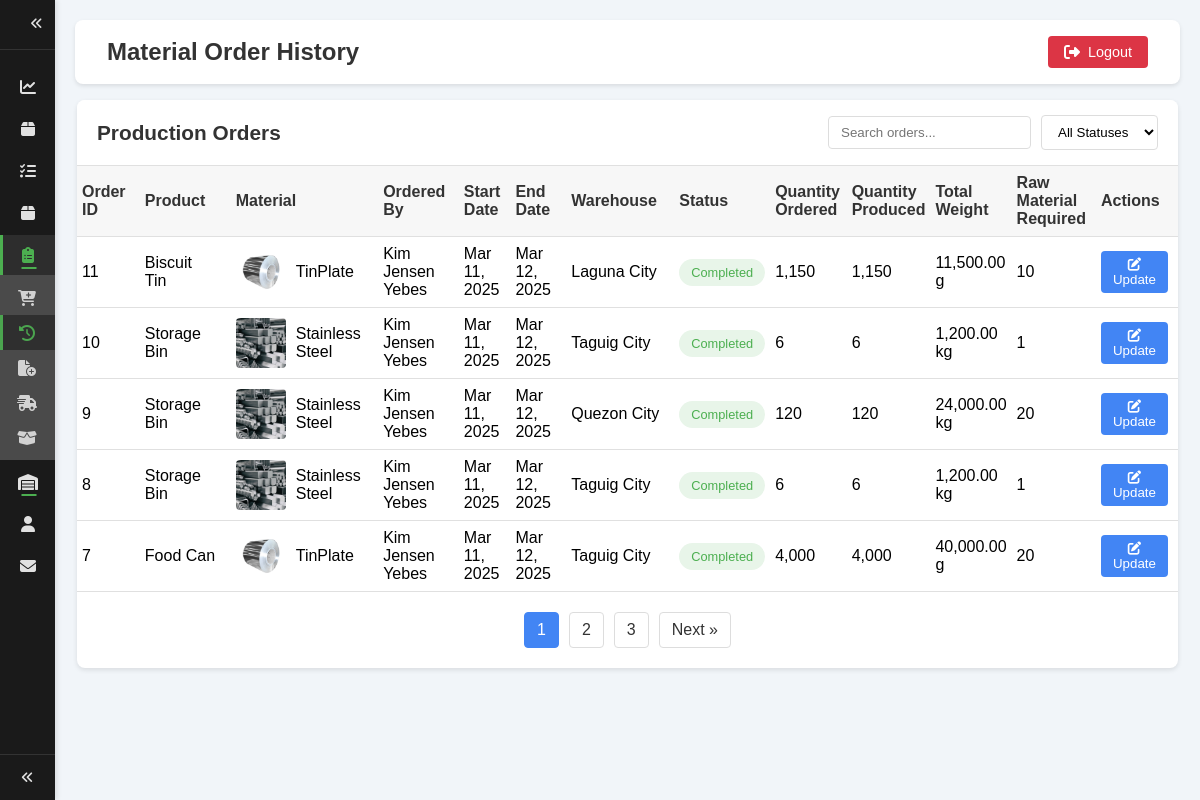
The page /employee/materialOrderHistory.php (signed in) on the database its author committed.
### tables this page shows
CREATE TABLE `productionorders` (
  `OrderID` int(11) NOT NULL,
  `ProductID` int(11) NOT NULL,
  `EmployeeID` int(11) NOT NULL,
  `StartDate` datetime NOT NULL,
  `EndDate` datetime DEFAULT NULL,
  `Status` enum('Planned','In Progress','Completed','Cancelled') NOT NULL DEFAULT 'Planned',
  `QuantityOrdered` int(11) NOT NULL,
  `QuantityProduced` int(11) NOT NULL DEFAULT 0,
  `Delivery_Status` tinyint(1) NOT NULL,
  `warehouseID` int(11) DEFAULT NULL
);

CREATE TABLE `products` (
  `ProductID` int(11) NOT NULL,
  `ProductName` varchar(100) NOT NULL,
  `Category` varchar(45) DEFAULT NULL,
  `Weight` decimal(10,2) DEFAULT NULL,
  `ProductionCost` decimal(10,2) DEFAULT NULL,
  `SellingPrice` decimal(10,2) DEFAULT NULL,
  `LocationID` int(11) DEFAULT NULL,
  `MaterialID` int(11) DEFAULT NULL,
  `minimum_quantity` int(11) NOT NULL,
  `product_img` varchar(255) DEFAULT NULL,
  `weight_unit` varchar(32) NOT NULL
);

CREATE TABLE `rawmaterials` (
  `MaterialID` int(11) NOT NULL,
  `MaterialName` varchar(100) NOT NULL,
  `SupplierID` int(11) DEFAULT NULL,
  `QuantityInStock` int(11) DEFAULT NULL,
  `UnitCost` decimal(10,2) DEFAULT NULL,
  `LastRestockedDate` date DEFAULT NULL,
  `MinimumStock` int(11) DEFAULT NULL,
  `raw_warehouse` varchar(255) NOT NULL,
  `raw_material_img` varchar(255) NOT NULL
);

CREATE TABLE `products_warehouse` (
  `productLocationID` int(11) NOT NULL,
  `productWarehouse` varchar(45) NOT NULL,
  `Section` varchar(45) NOT NULL,
  `Capacity` int(11) NOT NULL,
  `warehouse_weight_unit` varchar(32) NOT NULL,
  `current_usage` decimal(10,2) DEFAULT 0.00,
  `remaining_capacity` decimal(10,2) GENERATED ALWAYS AS (`Capacity` - `current_usage`) STORED
);

### employee/materialOrderHistory.php (the view, shortened to what this page needs)
<?php
require_once '../layouts/employeeSidebar.php';
require_once '../layouts/employeeHeader.php';
?>
<!DOCTYPE html>
<html lang="en">
<head>
    <link rel="stylesheet" href="../assets/css/eminventory.css">
    <link rel="stylesheet" href="https://cdnjs.cloudflare.com/ajax/libs/font-awesome/6.4.0/css/all.min.css">
</head>
<body>
    <div class="content-wrapper">
        <div class="table-container">
            <div class="table-top">
                <h2>Production Orders</h2>
                <div class="search-container">
                    <input type="text" id="searchInput" placeholder="Search orders...">
                    <select class="filter-dropdown" id="statusFilter">
                        <option value="">All Statuses</option>
                    </select>
                </div>
            </div>
            <div class="table-responsive">
                <table id="ordersTable">
                    <thead>
                    <tr>
                        <th class="order-id">Order ID</th>
                        <th class="product">Product</th>
                        <th class="material">Material</th>
                        <th class="ordered-by">Ordered By</th>
                        <th class="start-date">Start Date</th>
                        <th class="end-date">End Date</th>
                        <th class="warehouse">Warehouse</th>
                        <th class="status">Status</th>
                        <th class="qty-ordered">Quantity Ordered</th>
                        <th class="qty-produced">Quantity Produced</th>
                        <th class="total-weight">Total Weight</th>
                        <th class="raw-material-required">Raw Material Required</th>
                        <th class="actions">Actions</th>
                    </tr>
                    </thead>
                    <tbody>
                    <?php
                    require_once '../server/database.php';
                    $items_per_page = 5;
                    $current_page = isset($_GET['page']) ? (int)$_GET['page'] : 1;
                    $offset = ($current_page - 1) * $items_per_page;
                    $query = "
                        SELECT
                            po.OrderID,
                            p.ProductID,
                            p.ProductName,
                            r.MaterialID,
                            r.MaterialName,
                            r.raw_material_img,
                            CONCAT(e.FirstName, ' ', e.LastName) AS EmployeeName,
                            po.StartDate,
                            po.EndDate,
                            pw.productWarehouse AS Warehouse,
                            po.Status,
                            po.QuantityOrdered,
                            po.QuantityProduced,
                            (p.Weight * po.QuantityOrdered) AS TotalWeight,
                            p.weight_unit,
                            p.minimum_quantity -- Ratio for calculating raw material required
                        FROM
                            productionorders po
                        JOIN
                            products p ON po.ProductID = p.ProductID
                        JOIN
                            rawmaterials r ON p.MaterialID = r.MaterialID
                        JOIN
                            employees e ON po.EmployeeID = e.EmployeeID
                        JOIN
                            products_warehouse pw ON po.warehouseID = pw.productLocationID
                        ORDER BY
                            po.OrderID DESC
                        LIMIT ? OFFSET ?
                    ";
                    $total_query = "SELECT COUNT(*) as total FROM productionorders";
                    $total_result = $conn->query($total_query);
                    $total_rows = $total_result->fetch_assoc()['total'];
                    $total_pages = ceil($total_rows / $items_per_page);
                    $stmt = $conn->prepare($query);
                    $stmt->bind_param("ii", $items_per_page, $offset);
                    $stmt->execute();
                    $result = $stmt->get_result();
                    if ($result && $result->num_rows > 0) {
                        while ($row = $result->fetch_assoc()) {
                            $statusClass = '';
                            switch ($row['Status']) {
                                case 'Completed':
                                    $statusClass = 'status-completed';
                                    break;
                            }
                            $startDate = date('M d, Y', strtotime($row['StartDate']));
                            $endDate = $row['EndDate'] ? date('M d, Y', strtotime($row['EndDate'])) : 'N/A';
                            $totalWeight = number_format($row['TotalWeight'], 2) . ' ' . $row['weight_unit'];
                            $rawMaterialRequired = ceil($row['QuantityOrdered'] / $row['minimum_quantity']);
                            echo "<tr>";
                            echo "<td class='order-id'>{$row['OrderID']}</td>";
                            echo "<td class='product'>{$row['ProductName']}</td>";
                            echo "<td class='material'>
                                    <div style='display: flex; align-items: center;'>
                                        <img src='../assets/imgs/{$row['raw_material_img']}' class='material-img' alt='{$row['MaterialName']}'>
                                        <span style='margin-left: 10px;'>{$row['MaterialName']}</span>
                                    </div>
                                </td>";
                            echo "<td class='ordered-by'>{$row['EmployeeName']}</td>";
                            echo "<td class='start-date'>{$startDate}</td>";
                            echo "<td class='end-date'>{$endDate}</td>";
                            echo "<td class='warehouse'>{$row['Warehouse']}</td>";
                            echo "<td class='status'><span class='status-badge {$statusClass}'>{$row['Status']}</span></td>";
                            echo "<td class='qty-ordered'>" . number_format($row['QuantityOrdered']) . "</td>";
                            echo "<td class='qty-produced'>" . number_format($row['QuantityProduced']) . "</td>";
                            echo "<td class='total-weight'>{$totalWeight}</td>";
                            echo "<td class='raw-material-required'>" . number_format($rawMaterialRequired) . "</td>";
                            echo "<td class='actions'>
                                    <button class='action-btn update-btn' onclick='openUpdateModal({$row['OrderID']}, \"{$row['Status']}\", {$row['QuantityProduced']}, {$row['QuantityOrdered']}, {$row['minimum_quantity']})'>
                                        <i class='fas fa-edit'></i> Update
                                    </button>
                                </td>";
                            echo "</tr>";
                        }
                    } else {
                        echo "<tr><td colspan='13' style='text-align: center;'>No orders found</td>";
                    }
                    ?>
                    </tbody>
                </table>
            </div>
            <ul class="pagination">
                <?php for($i = max(1, $current_page - 2); $i <= min($total_pages, $current_page + 2); $i++): ?>
                    <li class="<?php echo ($i == $current_page) ? 'active' : ''; ?>">
                        <a href="?page=<?php echo $i; ?>"><?php echo $i; ?></a>
                    </li>
                <?php endfor; ?>
                <?php if($current_page < $total_pages): ?>
                    <li><a href="?page=<?php echo ($current_page + 1); ?>">Next &raquo;</a></li>
                <?php endif; ?>
            </ul>
        </div>
    </div>
</body>
</html>

### assets/css/eminventory.css (style rules this page uses)
* { margin: 0; padding: 0; box-sizing: border-box; font-family: 'Arial', sans-serif; }
:root { --primary-color: #2563eb; --secondary-color: #1e40af; --background-color: #f1f5f9; --text-color: #1e293b; --border-color: #e2e8f0; }
body { background-color: var(--background-color); min-height: 100vh; }

### employee/materialOrderHistory.php (style rules this page uses)
.table-container { margin: 2px; background-color: #fff; border-radius: 8px; box-shadow: 0 2px 5px rgba(0, 0, 0, 0.1); overflow: hidden; }
.table-responsive { overflow-x: auto; max-width: 100%; }
.table-top { display: flex; justify-content: space-between; align-items: center; padding: 15px 20px; background-color:rgb(255, 255, 255); border-bottom: 1px solid #e0e0e0; }
.table-top h2 { margin: 0; color: #333; font-size: 1.3rem; }
.search-container { display: flex; align-items: center; }
.search-container input { padding: 8px 12px; border: 1px solid #ddd; border-radius: 4px; margin-right: 10px; }
.filter-dropdown { padding: 8px 12px; border: 1px solid #ddd; border-radius: 4px; background-color: white; }
table { width: 100%; border-collapse: collapse; }
th, td { padding: 8px 10px; text-align: left; border-bottom: 1px solid #e0e0e0; }
th { background-color: #f7f7f7; font-weight: 600; color: #333; }
.order-id, .start-date, .end-date, .status, .qty-ordered, .qty-produced, .total-weight, .raw-material-required { width: 8%; padding: 8px 5px; }
.product, .material, .warehouse { width: 15%; }
.ordered-by { width: 10%; }
.actions { width: 10%; }
.material-img { width: 50px; height: 50px; object-fit: cover; border-radius: 4px; }
.status-badge { padding: 6px 12px; border-radius: 50px; font-size: 0.8rem; font-weight: 500; }
.status-completed { background-color: #e8f5e9; color: #4caf50; }
.action-btn { padding: 6px 12px; border: none; border-radius: 4px; cursor: pointer; font-weight: 500; transition: background-color 0.3s; }
.update-btn { background-color: #4285f4; color: white; }
.pagination { display: flex; justify-content: center; margin: 20px 0; padding: 0; }
.pagination li { list-style: none; margin: 0 5px; }
.pagination li a { display: block; padding: 8px 12px; border: 1px solid #ddd; border-radius: 4px; color: #333; text-decoration: none; }
.pagination li.active a { background-color: #4285f4; color: white; border-color: #4285f4; }

### layouts/employeeSidebar.php (style rules this page uses)
body { margin: 0; padding: 0; transition: margin-left 0.3s ease; position: relative; }
.content-wrapper { margin-left: 55px; transition: margin-left 0.3s ease; padding: 20px; position: relative; z-index: 1; }

### rows shown on the page
productionorders: OrderID "11", ProductID.ProductName "Biscuit Tin", rawmaterials.raw_material_img (picture), rawmaterials.MaterialName "TinPlate", EmployeeName "Kim Jensen Yebes", StartDate "Mar 11, 2025", EndDate "Mar 12, 2025", warehouseID.productWarehouse "Laguna City", Status "Completed", QuantityOrdered "1,150", QuantityProduced "1,150", totalWeight "11,500.00 g", QuantityOrdered.minimum_quantity "10"
productionorders: OrderID "10", ProductID.ProductName "Storage Bin", rawmaterials.raw_material_img (picture), rawmaterials.MaterialName "Stainless Steel", EmployeeName "Kim Jensen Yebes", StartDate "Mar 11, 2025", EndDate "Mar 12, 2025", warehouseID.productWarehouse "Taguig City", Status "Completed", QuantityOrdered "6", QuantityProduced "6", totalWeight "1,200.00 kg", QuantityOrdered.minimum_quantity "1"
productionorders: OrderID "9", ProductID.ProductName "Storage Bin", rawmaterials.raw_material_img (picture), rawmaterials.MaterialName "Stainless Steel", EmployeeName "Kim Jensen Yebes", StartDate "Mar 11, 2025", EndDate "Mar 12, 2025", warehouseID.productWarehouse "Quezon City", Status "Completed", QuantityOrdered "120", QuantityProduced "120", totalWeight "24,000.00 kg", QuantityOrdered.minimum_quantity "20"
productionorders: OrderID "8", ProductID.ProductName "Storage Bin", rawmaterials.raw_material_img (picture), rawmaterials.MaterialName "Stainless Steel", EmployeeName "Kim Jensen Yebes", StartDate "Mar 11, 2025", EndDate "Mar 12, 2025", warehouseID.productWarehouse "Taguig City", Status "Completed", QuantityOrdered "6", QuantityProduced "6", totalWeight "1,200.00 kg", QuantityOrdered.minimum_quantity "1"
productionorders: OrderID "7", ProductID.ProductName "Food Can", rawmaterials.raw_material_img (picture), rawmaterials.MaterialName "TinPlate", EmployeeName "Kim Jensen Yebes", StartDate "Mar 11, 2025", EndDate "Mar 12, 2025", warehouseID.productWarehouse "Taguig City", Status "Completed", QuantityOrdered "4,000", QuantityProduced "4,000", totalWeight "40,000.00 g", QuantityOrdered.minimum_quantity "20"

### other values the page prints
$pageTitle "Material Order History"
